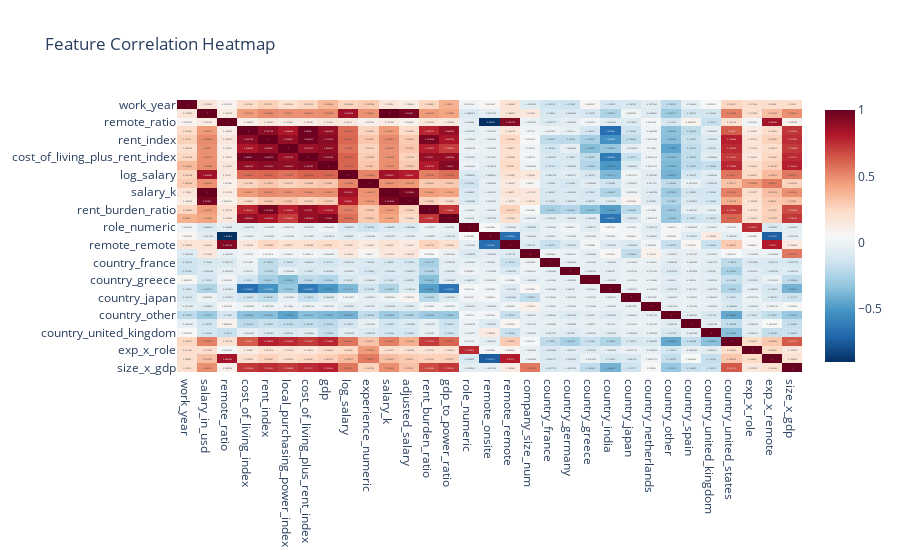

Here is the notebook cell this chart was saved with:
### Code cell
import numpy as np

corr = df.corr(numeric_only=True)
fig = px.imshow(corr, text_auto=True, aspect="auto",
                title="Feature Correlation Heatmap",
                color_continuous_scale="RdBu_r")
fig.show()

### Figure 1 — Plotly figure (JSON) as saved in the notebook; plotly's stock layout.template omitted (floating-point values rounded to 4 significant figures; data arrays with more than 128 entries replaced by an {"elided": "..."} marker saying what was removed)
{"data": [{"coloraxis": "coloraxis", "hovertemplate": "x: %{x}<br>y: %{y}<br>color: %{z}<extra></extra>", "name": "0", "texttemplate": "%{z}", "type": "heatmap", "x": ["work_year", "salary_in_usd", "remote_ratio", "cost_of_living_index", "rent_index", "local_purchasing_power_index", "cost_of_living_plus_rent_index", "gdp", "log_salary", "experience_numeric", "salary_k", "adjusted_salary", "rent_burden_ratio", "gdp_to_power_ratio", "role_numeric", "remote_onsite", "remote_remote", "company_size_num", "country_france", "country_germany", "country_greece", "country_india", "country_japan", "country_netherlands", "country_other", "country_spain", "country_united_kingdom", "country_united_states", "exp_x_role", "exp_x_remote", "size_x_gdp"], "xaxis": "x", "y": ["work_year", "salary_in_usd", "remote_ratio", "cost_of_living_index", "rent_index", "local_purchasing_power_index", "cost_of_living_plus_rent_index", "gdp", "log_salary", "experience_numeric", "salary_k", "adjusted_salary", "rent_burden_ratio", "gdp_to_power_ratio", "role_numeric", "remote_onsite", "remote_remote", "company_size_num", "country_france", "country_germany", "country_greece", "country_india", "country_japan", "country_netherlands", "country_other", "country_spain", "country_united_kingdom", "country_united_states", "exp_x_role", "exp_x_remote", "size_x_gdp"], "yaxis": "y", "z": {"elided": "31x31 float values"}}], "layout": {"coloraxis": {"colorscale": [[0, "rgb(5,48,97)"], [0.1, "rgb(33,102,172)"], [0.2, "rgb(67,147,195)"], [0.3, "rgb(146,197,222)"], [0.4, "rgb(209,229,240)"], [0.5, "rgb(247,247,247)"], [0.6, "rgb(253,219,199)"], [0.7, "rgb(244,165,130)"], [0.8, "rgb(214,96,77)"], [0.9, "rgb(178,24,43)"], [1, "rgb(103,0,31)"]]}, "title": {"text": "Feature Correlation Heatmap"}, "xaxis": {"anchor": "y", "domain": [0, 1]}, "yaxis": {"anchor": "x", "autorange": "reversed", "domain": [0, 1]}}}
